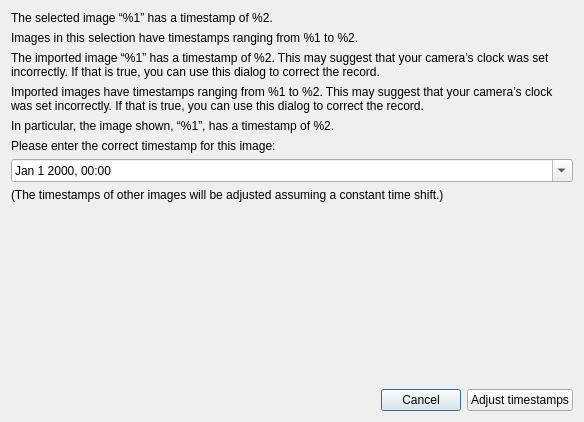
<?xml version="1.0" encoding="UTF-8"?>
<ui version="4.0">
 <class>RedateDialog</class>
 <widget class="QDialog" name="RedateDialog">
  <property name="geometry">
   <rect>
    <x>0</x>
    <y>0</y>
    <width>584</width>
    <height>422</height>
   </rect>
  </property>
  <property name="windowTitle">
   <string>Adjust timestamps</string>
  </property>
  <layout class="QVBoxLayout" name="verticalLayout">
   <item>
    <widget class="QLabel" name="select1">
     <property name="sizePolicy">
      <sizepolicy hsizetype="Preferred" vsizetype="Minimum">
       <horstretch>0</horstretch>
       <verstretch>0</verstretch>
      </sizepolicy>
     </property>
     <property name="text">
      <string>The selected image “%1” has a timestamp of %2.</string>
     </property>
     <property name="wordWrap">
      <bool>true</bool>
     </property>
    </widget>
   </item>
   <item>
    <widget class="QLabel" name="select2">
     <property name="sizePolicy">
      <sizepolicy hsizetype="Preferred" vsizetype="Minimum">
       <horstretch>0</horstretch>
       <verstretch>0</verstretch>
      </sizepolicy>
     </property>
     <property name="text">
      <string>Images in this selection have timestamps ranging from %1 to %2.</string>
     </property>
     <property name="wordWrap">
      <bool>true</bool>
     </property>
    </widget>
   </item>
   <item>
    <widget class="QLabel" name="import1">
     <property name="sizePolicy">
      <sizepolicy hsizetype="Preferred" vsizetype="Minimum">
       <horstretch>0</horstretch>
       <verstretch>0</verstretch>
      </sizepolicy>
     </property>
     <property name="text">
      <string>The imported image “%1” has a timestamp of %2. This may suggest that your camera’s clock was set incorrectly. If that is true, you can use this dialog to correct the record.</string>
     </property>
     <property name="wordWrap">
      <bool>true</bool>
     </property>
    </widget>
   </item>
   <item>
    <widget class="QLabel" name="import2">
     <property name="sizePolicy">
      <sizepolicy hsizetype="Preferred" vsizetype="Minimum">
       <horstretch>0</horstretch>
       <verstretch>0</verstretch>
      </sizepolicy>
     </property>
     <property name="text">
      <string>Imported images have timestamps ranging from %1 to %2. This may suggest that your camera’s clock was set incorrectly. If that is true, you can use this dialog to correct the record.</string>
     </property>
     <property name="wordWrap">
      <bool>true</bool>
     </property>
    </widget>
   </item>
   <item>
    <widget class="QLabel" name="particular">
     <property name="sizePolicy">
      <sizepolicy hsizetype="Preferred" vsizetype="Minimum">
       <horstretch>0</horstretch>
       <verstretch>0</verstretch>
      </sizepolicy>
     </property>
     <property name="text">
      <string>In particular, the image shown, “%1”, has a timestamp of %2.</string>
     </property>
     <property name="wordWrap">
      <bool>true</bool>
     </property>
    </widget>
   </item>
   <item>
    <widget class="QLabel" name="label">
     <property name="text">
      <string>Please enter the correct timestamp for this image:</string>
     </property>
     <property name="wordWrap">
      <bool>true</bool>
     </property>
    </widget>
   </item>
   <item>
    <widget class="QDateTimeEdit" name="newdate">
     <property name="displayFormat">
      <string>MMM d yyyy, hh:mm</string>
     </property>
     <property name="calendarPopup">
      <bool>true</bool>
     </property>
    </widget>
   </item>
   <item>
    <widget class="QLabel" name="othernote">
     <property name="sizePolicy">
      <sizepolicy hsizetype="Preferred" vsizetype="Minimum">
       <horstretch>0</horstretch>
       <verstretch>0</verstretch>
      </sizepolicy>
     </property>
     <property name="text">
      <string>(The timestamps of other images will be adjusted assuming a constant time shift.)</string>
     </property>
    </widget>
   </item>
   <item>
    <spacer name="verticalSpacer">
     <property name="orientation">
      <enum>Qt::Vertical</enum>
     </property>
     <property name="sizeHint" stdset="0">
      <size>
       <width>20</width>
       <height>37</height>
      </size>
     </property>
    </spacer>
   </item>
   <item>
    <widget class="QWidget" name="widget" native="true">
     <layout class="QHBoxLayout" name="horizontalLayout">
      <property name="leftMargin">
       <number>0</number>
      </property>
      <property name="rightMargin">
       <number>0</number>
      </property>
      <property name="bottomMargin">
       <number>0</number>
      </property>
      <item>
       <spacer name="horizontalSpacer">
        <property name="orientation">
         <enum>Qt::Horizontal</enum>
        </property>
        <property name="sizeHint" stdset="0">
         <size>
          <width>40</width>
          <height>20</height>
         </size>
        </property>
       </spacer>
      </item>
      <item>
       <widget class="QPushButton" name="cancel">
        <property name="text">
         <string>Cancel</string>
        </property>
       </widget>
      </item>
      <item>
       <widget class="QPushButton" name="ok">
        <property name="text">
         <string>Adjust timestamps</string>
        </property>
       </widget>
      </item>
     </layout>
    </widget>
   </item>
  </layout>
 </widget>
 <resources/>
 <connections>
  <connection>
   <sender>cancel</sender>
   <signal>clicked()</signal>
   <receiver>RedateDialog</receiver>
   <slot>reject()</slot>
   <hints>
    <hint type="sourcelabel">
     <x>370</x>
     <y>308</y>
    </hint>
    <hint type="destinationlabel">
     <x>574</x>
     <y>242</y>
    </hint>
   </hints>
  </connection>
  <connection>
   <sender>ok</sender>
   <signal>clicked()</signal>
   <receiver>RedateDialog</receiver>
   <slot>apply()</slot>
   <hints>
    <hint type="sourcelabel">
     <x>543</x>
     <y>314</y>
    </hint>
    <hint type="destinationlabel">
     <x>580</x>
     <y>273</y>
    </hint>
   </hints>
  </connection>
 </connections>
 <slots>
  <slot>apply()</slot>
 </slots>
</ui>
